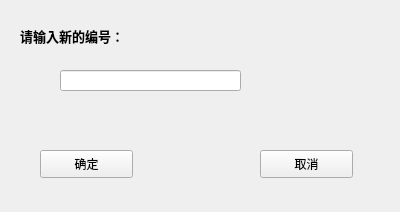
<?xml version="1.0" encoding="UTF-8"?>
<ui version="4.0">
 <class>Upadte_Panel_info</class>
 <widget class="QWidget" name="Upadte_Panel_info">
  <property name="geometry">
   <rect>
    <x>0</x>
    <y>0</y>
    <width>400</width>
    <height>212</height>
   </rect>
  </property>
  <property name="windowTitle">
   <string>重新编号</string>
  </property>
  <widget class="QLabel" name="label">
   <property name="geometry">
    <rect>
     <x>20</x>
     <y>20</y>
     <width>111</width>
     <height>31</height>
    </rect>
   </property>
   <property name="font">
    <font>
     <family>Adobe Arabic</family>
     <pointsize>10</pointsize>
     <weight>75</weight>
     <bold>true</bold>
    </font>
   </property>
   <property name="text">
    <string>请输入新的编号：</string>
   </property>
  </widget>
  <widget class="QLineEdit" name="new_number_value">
   <property name="geometry">
    <rect>
     <x>60</x>
     <y>70</y>
     <width>181</width>
     <height>21</height>
    </rect>
   </property>
  </widget>
  <widget class="QPushButton" name="Ok_button">
   <property name="geometry">
    <rect>
     <x>40</x>
     <y>150</y>
     <width>93</width>
     <height>28</height>
    </rect>
   </property>
   <property name="text">
    <string>确定</string>
   </property>
  </widget>
  <widget class="QPushButton" name="Cancel_button">
   <property name="geometry">
    <rect>
     <x>260</x>
     <y>150</y>
     <width>93</width>
     <height>28</height>
    </rect>
   </property>
   <property name="text">
    <string>取消</string>
   </property>
  </widget>
 </widget>
 <resources/>
 <connections/>
</ui>
